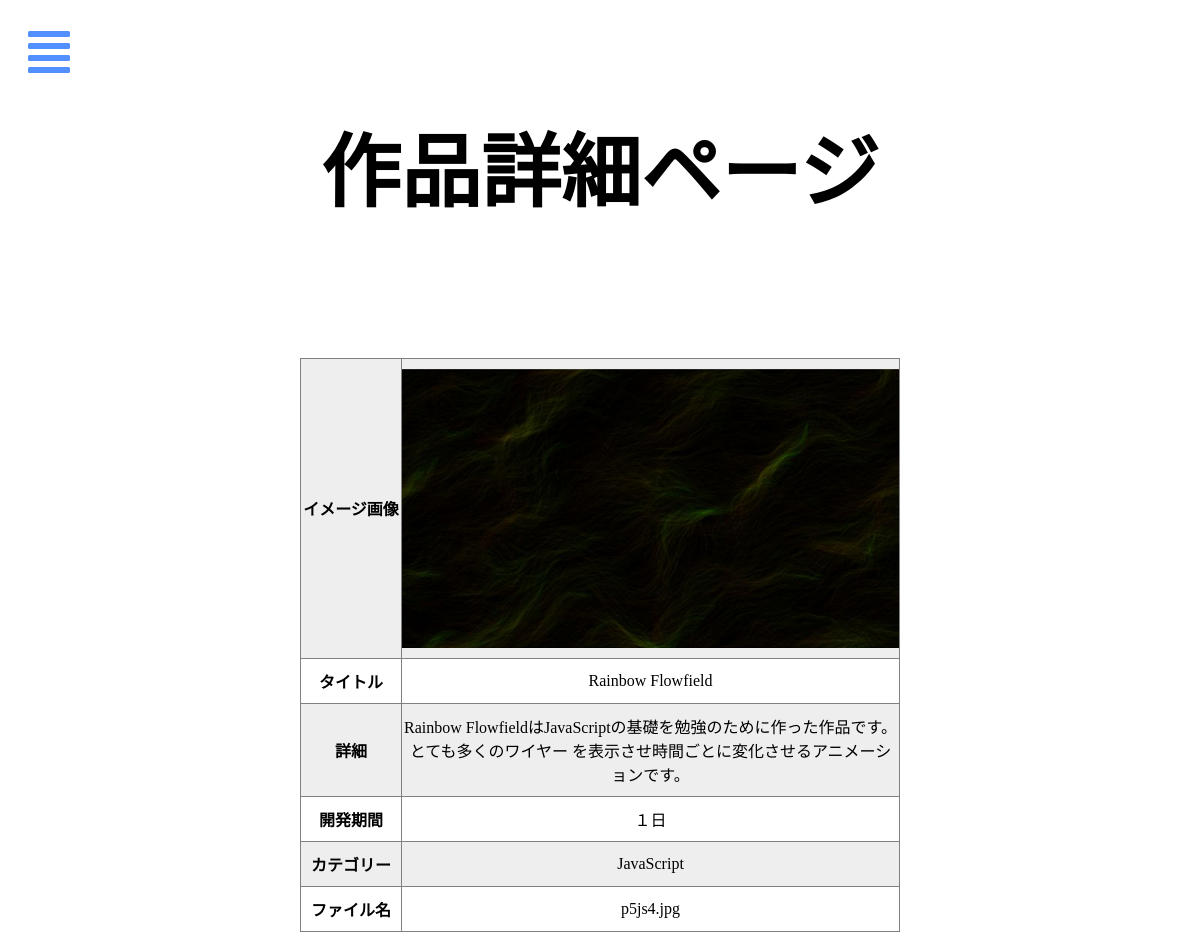
Screenshot of /product_details.php?id=8 with the database file from the repository.
### tables this page shows
CREATE TABLE "portfolio" (
	"id"	INTEGER,
	"product"	TEXT,
	"product_description"	TEXT,
	"cost"	TEXT,
	"category"	TEXT,
	"software"	TEXT,
	"created_at"	TEXT,
	"updated_at"	TEXT,
	"file_name"	TEXT,
	PRIMARY KEY("id")
);

### public_html/func_pub_db.php (called while the page is built, shortened)
<?php
function DB_Access($SQL_STAT) {
	$db_file_name = "../connect/portfolio.db3";
	try {
		$NewPdo = new PDO("sqlite:".$db_file_name);
		$QueryObj = $NewPdo->query($SQL_STAT);
	} catch (PDOException $e) {
		$QueryObj = "DBError：".$e->getMessage();
	}
	return $QueryObj;
}
?>

### public_html/product_details.php (the view, shortened to what this page needs)
<?php
require_once('./func_pub_db.php');
$html_str = "";
$SQL_STAT = "SELECT * FROM portfolio WHERE id =  $_GET[id]";
$QueryObj = DB_Access($SQL_STAT);
$SelectALL = $QueryObj->fetch();
$html_str .= "<tr>";
$html_str .= "<th>イメージ画像</th>";
$html_str .= "<td><img src='photo/" . $SelectALL['file_name'] . "' width='100%'></a></td>";
$html_str .= "</tr>";
$html_str .= "<tr>";
$html_str .= "<th>タイトル</th>";
$html_str .= "<td>" . $SelectALL['product'] . "</td>";
$html_str .= "</tr>";
$html_str .= "<tr>";
$html_str .= "<th>詳細</th>";
$html_str .= "<td>" . nl2br($SelectALL['product_description']) . "</td>";
$html_str .= "</tr>";
$html_str .= "<tr>";
$html_str .= "<th>開発期間</th>";
$html_str .= "<td>" . $SelectALL['cost'] . "</td>";
$html_str .= "</tr>";
$html_str .= "<tr>";
$html_str .= "<th>カテゴリー</th>";
$html_str .= "<td>" . $SelectALL['category'] . "</td>";
$html_str .= "</tr>";
$html_str .= "<th>ファイル名</th>";
$html_str .= "<td>" . $SelectALL['file_name'] . "</td>";
$html_str .= "</tr>";
?>
<html>
<head>
	<link rel="stylesheet" href="css/slide.css" type="text/css">
	<link rel="stylesheet" href="./css/bgstyle_page.css" type="text/css">
	<link rel="stylesheet" href="css/product_details.css" type="text/css">
</head>
<body>
	<main class="wrap push">
		<a href="#menu" class="menu-link">
			<i class="fas fa-align-justify justify_blue fa-3x"></i>
		</a>
		<h1>作品詳細ページ</h1>
		<div class="detalis_aitem">
			<table width="600px" border="1">
				<?= $html_str ?>
			</table>
		</div>
	</main>
</body>
</html>

### public_html/css/bgstyle_page.css (style rules this page uses)
.wrap { position: relative; }
.justify_blue { color:#528fff; }
.fa-align-justify { margin: 20px; }
.menu-link { position: absolute; top: 0; left: 0; }

### public_html/css/product_details.css (style rules this page uses)
h1 { padding-top: 100px; padding-bottom: 80px; text-align: center; font-size: 5em; }
.detalis_aitem table { margin: 0 auto; }
th { width: 100px; }
table { border-collapse: collapse; border-spacing: 0; margin-bottom: 200px; border: solid 1px gray; }
table th,table td { padding: 10px 0; text-align: center; }
table tr:nth-child(odd) { background-color: #eee }
table { border-color: gray; }

### rows the page displays
portfolio: file_name (picture), product "Rainbow Flowfield", product_description "Rainbow FlowfieldはJavaScriptの基礎を勉強のために作った作品です。とても多くのワイヤー を表示させ時間ごとに変化させるアニメーションです。", cost "１日", category "JavaScript", file_name "p5js4.jpg"
